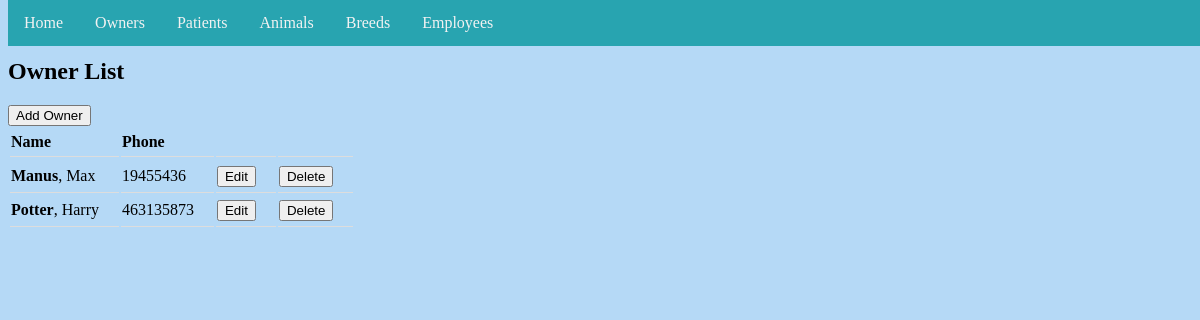
The app's page /owner/list/ with its own data.
### owner/models.py (models this page shows, shortened)
class Owner(models.Model):
	first_name = models.CharField(max_length=50)
	last_name = models.CharField(max_length=50)
	phone = models.CharField(max_length=30)

### owner/views.py (the view)
# urls.py: path('list/', views.OwnerList.as_view(), name='ownerlist'),
class OwnerList(ListView):
    model = Owner
    template_name = 'owner_list.html'

### templates/owner_list.html (shortened to what this page needs)
{% extends './base.html' %}
{% block content %}
<h2>Owner List</h2>
<a href="{% url 'owner:ownercreate' %}"><button class"btn">Add Owner</button></a>
<table class="owners">
  <tr>
    <th>Name</th>
    <th>Phone</th>
    <th> </th>
    <th> </th>
  </tr>
  {% for owner in owner_list %}
  <tr>
    <td><strong>{{ owner.last_name }}</strong>, {{ owner.first_name }}</td>
    <td>{{ owner.phone }}</td>
    <td><a href="{% url 'owner:ownerupdate' owner.id %}"><button>Edit</button></a></td>
    <td><a href="{% url 'owner:ownerdelete' owner.id %}"><button>Delete</button></a></td>
    </tr>
  {% endfor %}
</table>
{% endblock %}

### static/css/style.css (style rules this page uses)
body { background-image: url("images/background.jpg"); background-repeat: no-repeat; background-color: #b5d9f6; background-position: center; background-size: cover; padding-top: 30px; height: 2000px; }
.owners th, td { text-align: left; padding-right: 20px; padding-top: 5px; padding-bottom: 5px; border-bottom: 1px solid #ddd; }
.owners tr { text-align: left; }

### records on screen
Owner: last_name "Manus", first_name "Max", phone "19455436"
Owner: last_name "Potter", first_name "Harry", phone "463135873"
